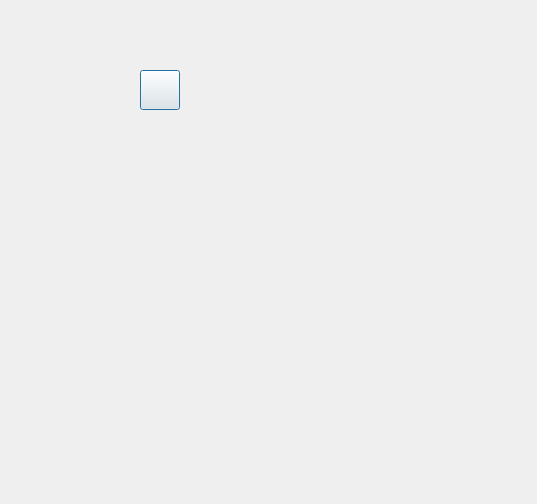
<?xml version="1.0" encoding="UTF-8"?>
<ui version="4.0">
 <class>Dialog</class>
 <widget class="QDialog" name="Dialog">
  <property name="geometry">
   <rect>
    <x>0</x>
    <y>0</y>
    <width>537</width>
    <height>504</height>
   </rect>
  </property>
  <property name="windowTitle">
   <string>Dialog</string>
  </property>
  <widget class="QPushButton" name="pb1">
   <property name="geometry">
    <rect>
     <x>140</x>
     <y>70</y>
     <width>40</width>
     <height>40</height>
    </rect>
   </property>
   <property name="text">
    <string/>
   </property>
   <property name="icon">
    <iconset>
     <normaloff>../../../Users/PC-08/Desktop/40pix/0.png</normaloff>../../../Users/PC-08/Desktop/40pix/0.png</iconset>
   </property>
   <property name="iconSize">
    <size>
     <width>40</width>
     <height>40</height>
    </size>
   </property>
  </widget>
 </widget>
 <resources/>
 <connections/>
</ui>
